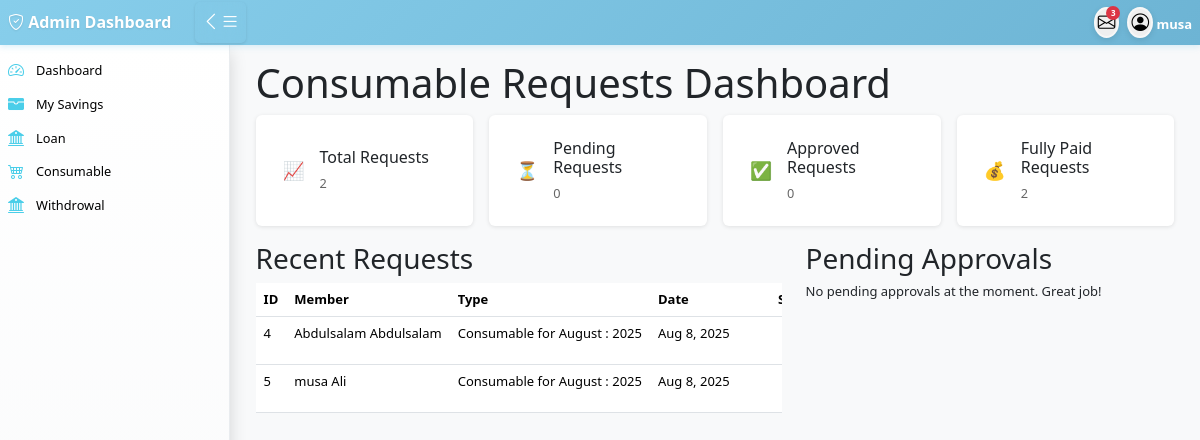
/consumables/consumable_dashboard/ (signed in), run on an earlier commit of the app's database.
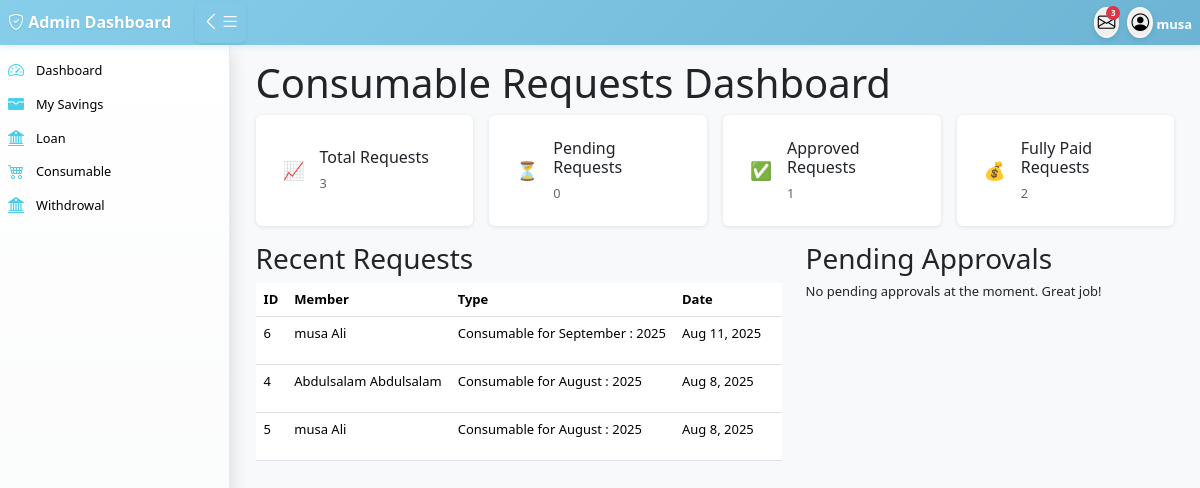
And on a later commit of the database.
### consumable/models.py (models this page shows, shortened)
class ConsumableRequest(models.Model):
    STATUS_CHOICES = [
        ('Pending', 'Pending'),('Approved', 'Approved'), ('Itempicked', 'Itempicked '),
        ('Declined', 'Declined'),('FullyPaid', 'FullyPaid'),
    ]
    user = models.ForeignKey(User, on_delete=models.CASCADE)
    consumable_type = models.ForeignKey(ConsumableType, on_delete=models.SET_NULL, null=True, blank=True, related_name='consumables_type')
    date_created = models.DateTimeField(auto_now_add=True)
    status = models.CharField(max_length=10, choices=STATUS_CHOICES, default='Pending')
    approved_by = models.ForeignKey(User, on_delete=models.SET_NULL, null=True, blank=True, related_name='approved_consumables')
    file_payslpt = models.ImageField(upload_to='file_payslpt', blank=True, null=True)

class ConsumableType(models.Model):
    name = models.CharField(max_length=100)
    description = models.TextField(blank=True, null=True)
    max_amount = models.DecimalField(max_digits=12, decimal_places=2, null=True, blank=True)
    max_loan_term_months = models.PositiveIntegerField(null=True, blank=True)
    available = models.BooleanField(default=True)
    created_by = models.ForeignKey(User,on_delete=models.CASCADE)

### accounts/models.py (models this page shows, shortened)
class User(AbstractUser):
    first_name = models.CharField(max_length=100)
    last_name = models.CharField(max_length=100)
    other_name = models.CharField(max_length=100)
    date_of_birth = models.DateField(blank=True,null=True)
    username = models.CharField(max_length=100, unique=True)
    savings = models.IntegerField(blank=True,null=True)
    account_type = models.CharField(max_length=100,blank=True,null=True)
    department = models.CharField(max_length=100)
    unit = models.CharField(max_length=100,blank=True,null=True)
    gender = models.ForeignKey(Gender, on_delete=models.CASCADE, blank=True, null=True)
    group = models.ForeignKey(UserGroup, on_delete=models.CASCADE, blank=True, null=True)
    marital_status = models.ForeignKey(MaritalStatus,on_delete=models.SET_NULL, null=True, blank=True)
    religion = models.ForeignKey(Religion, on_delete=models.SET_NULL, null=True, blank=True,)
    passport = models.ImageField(upload_to='passport', blank=True, null=True)
    phone1 = models.CharField(max_length=15,null=True, blank=True)
    phone2 = models.CharField(max_length=15, null=True, blank=True)
    email = models.EmailField(blank=True, null=True)
    member_number = models.CharField(max_length=100)

### consumable/views.py (the view)
# urls.py: path('consumable_dashboard/', views.consumable_dashboard, name='consumable_dashboard'),
@login_required
def consumable_dashboard(request):
    total_requests = ConsumableRequest.objects.count()
    pending_count = ConsumableRequest.objects.filter(status='Pending').count()
    approved_count = ConsumableRequest.objects.filter(status='Approved').count()
    completed_count = ConsumableRequest.objects.filter(status='FullyPaid').count()
    recent_requests = ConsumableRequest.objects.select_related(
        'user', 'consumable_type'
    ).order_by('-date_created')[:10]
    pending_approvals = ConsumableRequest.objects.filter(
        status='Pending'
    ).select_related('user', 'consumable_type')[:5]
    context = {
        'total_requests': total_requests, 'pending_approvals': pending_approvals,
        'pending_count': pending_count,'approved_count': approved_count,
        'completed_count': completed_count, 'recent_requests': recent_requests,
    }
    return render(request, 'consumable/consumable_dashboard.html', context)

### templates/consumable/consumable_dashboard.html (shortened to what the changed rows need)
{% extends 'base/base.html' %}
{% load static %}
{% block content %}
    <div class="dashboard-container fade-in">
        <div class="dashboard-header">
            <h1>Consumable Requests Dashboard</h1>
        </div>
 <div class="stats-grid">
        <div class="stat-card">
            <div class="stat-content">
                <h6>Total Requests</h6>
                <p>{{ total_requests }}</p>
            </div>
        </div>
        <div class="stat-card">
            <div class="stat-content">
                <h6>Approved Requests</h6>
                <p>{{ approved_count }}</p>
            </div>
        </div>
    </div>
        <div class="row">
            <div class="col-lg-7 col-md-12 mb-4">
                <div class="dashboard-section">
                    {% if recent_requests %}
                        <div class="table-responsive">
                            <table class="table ">
                                <thead>
                                    <tr>
                                        <th>ID</th>
                                        <th>Member</th>
                                        <th>Type</th>
                                        <th>Date</th>
                                        <th>Status</th>
                                    </tr>
                                </thead>
                                <tbody>
                                    {% for request_obj in recent_requests %}
                                        <tr>
                                            <td>{{ request_obj.id }}</td>
                                            <td class="text-nowrap" style="min-width: 120px;">{{ request_obj.user.get_full_name|default:request_obj.user.username }}</td>
                                            <td class="text-nowrap" style="min-width: 120px;">{{ request_obj.consumable_type.name }}</td>
                                            <td class="text-nowrap" style="min-width: 120px;">{{ request_obj.date_created|date:'M j, Y' }}</td>
                                            <td>
                                                <span class="status-badge status-{{ request_obj.status }}">
                                                </span>
                                            </td>
                                        </tr>
                                    {% endfor %}
                                </tbody>
                            </table>
                        </div>
                    {% else %}
                        <div class="no-records-message">
                            <p>No recent requests to display.</p>
                        </div>
                    {% endif %}
                </div>
            </div>
        </div>
    </div>
{% endblock %}

What changed in the data, as far as the page shows it:
added ConsumableRequest: id "6", user.get_full_name "musa Ali", consumable_type.name "Consumable for September : 2025", date_created "Aug 11, 2025"
Also different on the page:
{{ total_requests }}: "2" → "3"
{{ approved_count }}: "0" → "1"
